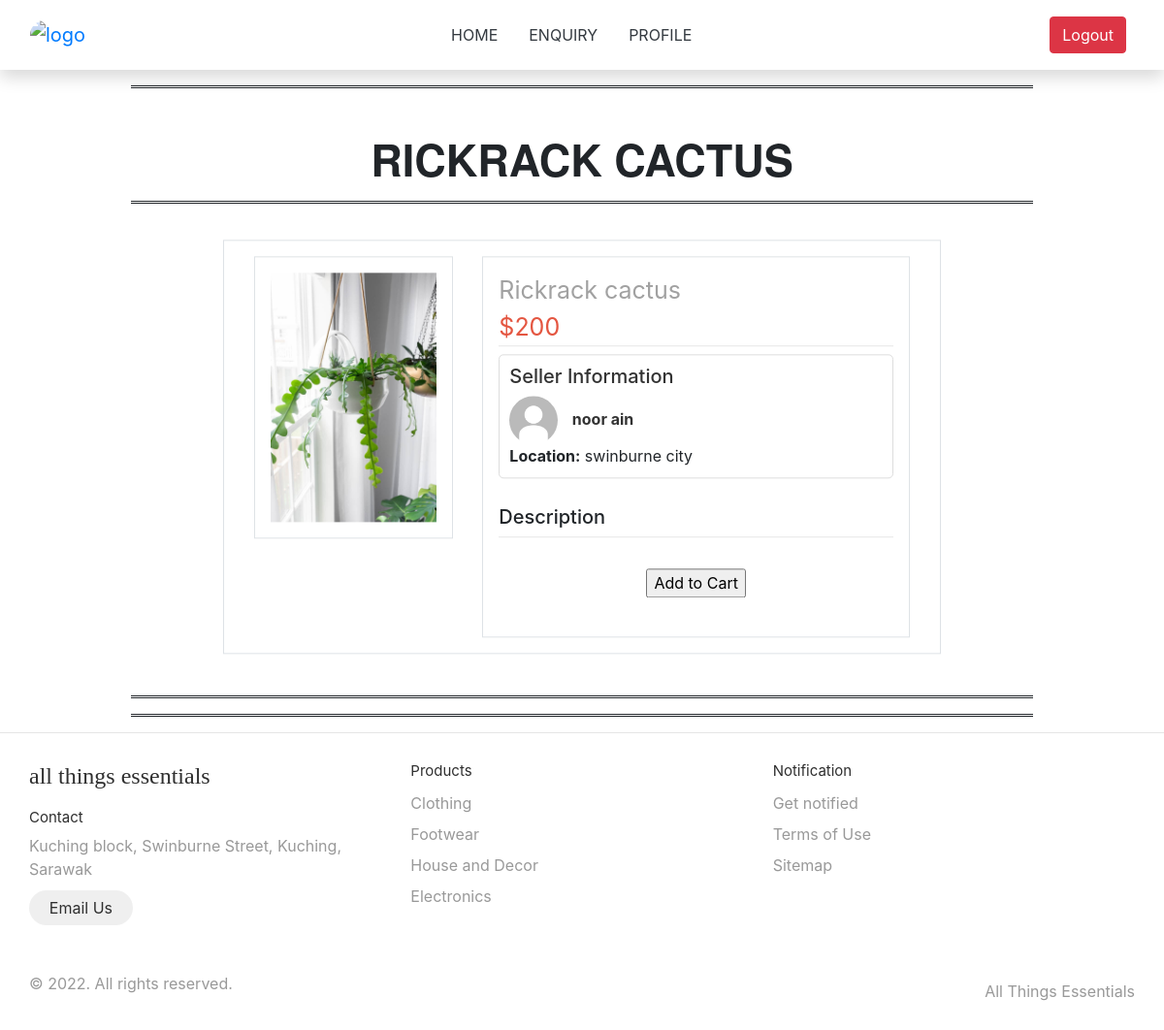
The page /Homepage/product_details.php?id=1 on the database its author committed.
### tables this page shows
CREATE TABLE `products` (
  `product_ID` int(255) NOT NULL,
  `product_image` varchar(255) NOT NULL,
  `product_desc` text NOT NULL,
  `product_qnt` bigint(20) NOT NULL,
  `product_name` varchar(255) NOT NULL,
  `product_price` varchar(255) NOT NULL,
  `category` varchar(55) NOT NULL,
  `seller_id` int(55) NOT NULL,
  `promoted` varchar(10) NOT NULL,
  `sold_quantity` int(10) NOT NULL,
  `promo_price` int(56) NOT NULL,
  `date` datetime DEFAULT current_timestamp()
);

CREATE TABLE `users` (
  `id` int(11) NOT NULL,
  `name` text NOT NULL,
  `first_name` text NOT NULL,
  `last_name` text NOT NULL,
  `username` text NOT NULL,
  `email` text NOT NULL,
  `role_type` int(11) NOT NULL DEFAULT 1,
  `phone_number` text NOT NULL,
  `dob` date NOT NULL,
  `password` text NOT NULL,
  `validation_key` text NOT NULL,
  `seller_location` text DEFAULT NULL,
  `registration_date` date NOT NULL,
  `is_active` int(11) NOT NULL,
  `otp` text NOT NULL,
  `pp` text NOT NULL DEFAULT 'avatar3.png',
  `country_code` varchar(10) DEFAULT NULL,
  `address` text DEFAULT NULL,
  `postcode` varchar(20) DEFAULT NULL
);

### Homepage/product_details.php (the view, shortened to what this page needs)
<!DOCTYPE html PUBLIC "-//W3C//DTD XHTML 1.0 Transitional//EN" "http://www.w3.org/TR/xhtml1/DTD/xhtml1-transitional.dtd">
<html xmlns="http://www.w3.org/1999/xhtml">
<head>
    <link rel="stylesheet" href="https://maxcdn.bootstrapcdn.com/bootstrap/4.4.1/css/bootstrap.min.css">
</head>
<body>
    <div class="">
        <br><br><br>
        <?php include("../include/navigation.php"); ?>
    </div>
    <?php
    include "../include/DBconn.php";
    $id = $_GET['id'];
    $product_query = 'SELECT products.*, users.first_name, users.last_name, users.pp, users.seller_location FROM products LEFT JOIN users ON products.seller_id = users.id WHERE products.product_ID="'.$id.'"';
    $product_result = mysqli_query($conn, $product_query);
    $product_details = mysqli_fetch_array($product_result);
    ?>
    <hr class="col-9 mx-auto" style="border-top: 3px double;">
    <h2 class="text-center" style=" font-size: 45px; font-family: 'Untitled Serif',Georgia,Moderat,Helvetica Neue,Helvetica,Arial,sans-serif; font-weight: 700; font-style: normal; text-rendering: optimizeLegibility; padding-top: 30px;"><?php echo strtoupper($product_details['product_name']); ?> </h2>
    <hr class="col-9 mx-auto" style="border-top: 3px double;">
    <div class="container">
        <div class="col-lg-8 border p-3 main-section bg-white">
            <div class="row m-0">
                <div class="col-lg-4 left-side-product-box pb-3">
                    <img src="../Homepage/Homepage_Images/<?php echo $product_details['product_image'];?>" class="border p-3">
                </div>
                <div class="col-lg-8">
                    <div class="right-side-pro-detail border p-3 m-0">
                        <div class="row">
                            <div class="col-lg-12">
                                <p class="m-0 p-0"><?php echo $product_details['product_name']; ?></p>
                            </div>
                            <div class="col-lg-12">
                                <p class="m-0 p-0 price-pro">$<?php echo $product_details['product_price']; ?></p>
                                <hr class="p-0 m-0">
                            </div>
                            <div class="col-lg-12 pt-2">
                                <div class="seller-info-box">
                                    <h5><a href="seller_details.php?id=<?php echo $product_details['seller_id']; ?>">Seller Information</a></h5>
                                    <div>
                                        <img src="../Homepage/Homepage_Images/<?php echo $product_details['pp']; ?>" alt="Seller Profile Picture" style="width:50px; height:50px;">
                                        <strong><a href="seller_details.php?id=<?php echo $product_details['seller_id']; ?>"><?php echo $product_details['first_name'] . " " . $product_details['last_name']; ?></a><br></strong>
                                        <strong>Location:</strong> <?php echo $product_details['seller_location']; ?>
                                    </div>
                                </div>
                            </div>
                            <div class="col-lg-12 pt-2">
                                <h5>Description</h5>
                                <hr class="m-0 pt-2 mt-2">
                            </div>
                        </div>
                        <div class="text-center my-4">
                            <form action="addToCart.php" method="post">
                                <input type="submit" value="Add to Cart">
                            </form>
                        </div>
                    </div>
                </div>
            </div>
        </div><br/><br/>
    </div>
    <hr class="col-9 mx-auto" style="border-top: 3px double;">
    <hr class="col-9 mx-auto" style="border-top: 3px double;">
    <?php include('../include/footer.php') ?>
</body>
</html>

### include/navigation.php (shortened to what this page needs)
<?php
echo
'<nav class="navbar navbar-expand-sm shadow fixed-top bg-white" >
        <div class="container-fluid">
            <a class="navbar-brand" href="#">
            <img src="../Homepage/Homepage_Images/logo1.jpg" alt="logo" style="width:90px;" class="rounded-pill">
            </a>
            <button class="navbar-toggler" type="button" data-bs-toggle="collapse" data-bs-target="#collapsibleNavbar">
            <span class="navbar-toggler-icon"></span>
            </button>
            <div class ="collapse navbar-collapse" id="navMenu">
                <ul class ="navbar-nav mx-auto text-end">
                    <li class ="nav-item px-2 py-2">
                        <a class ="nav-link text-uppercase text-dark" href="./../Homepage/Homepage.php">
                            Home
                        </a>
                    ';
                    echo'
                    <li class ="nav-item px-2 py-2">
                        <a class ="nav-link text-uppercase text-dark" href="./../Enquiry/Enquiry.php">
                            Enquiry
                        </a>
                    </li>
                    <li class ="nav-item px-2 py-2">
                        <a class ="nav-link text-uppercase text-dark" href="./../profile/home.php">
                            Profile
                        </a>
                    </li>
                </ul>';
                echo'
                <ul class="navbar-nav justify-content-end">
                    <li class="nav-item px-2 py-2">
                    <a href="./../LogINOUT/logout.php" class="btn btn-danger">Logout</a>
                    </li>
                </ul>
            </div>
        </div>
    </nav>';
?>

### include/footer.php (shortened to what this page needs)
<?php
    echo
    '<script src="https://code.jquery.com/jquery-3.3.1.slim.min.js"></script>
    <script src="https://cdn.jsdelivr.net/npm/popper.js@1.14.7/dist/umd/popper.min.js"></script>
    <script src="https://cdn.jsdelivr.net/npm/bootstrap@4.3.1/dist/js/bootstrap.min.js"></script>
<link rel="stylesheet" href="../style/Footer.css">
<footer class="footer">
  <div class="footer__addr">
    <h1 class="footer__logo">All Things Essentials</h1>
    <h2>Contact</h2>
    <address>
      Kuching block,
      Swinburne Street,
      Kuching, Sarawak <br>
      <a class="footer__btn" href="admin@admin.com">Email Us</a>
    </address>
  </div>
  <ul class="footer__nav">
    <li class="nav__item">
      <h2 class="nav__title">Products</h2>
      <ul class="nav__ul">
        <li>
          <a href="../Homepage/product.php">Clothing</a>
        </li>
        <li>
          <a href="../Homepage/product.php">Footwear</a>
        </li>
        <li>
          <a href="../Homepage/product.php">House and Decor</a>
        </li>
        <li>
          <a href="../Homepage/product.php">Electronics</a>
        </li>
     </ul>
    </li>
    <li class="nav__item">
      <h2 class="nav__title">Notification</h2>
      <ul class="nav__ul">
        <li>
          <a href="../notification/notification.php">Get notified</a>
        </li>
        <li>
          <a href="#">Terms of Use</a>
        </li>
        <li>
          <a href="#">Sitemap</a>
        </li>
      </ul>
    </li>
  </ul>
  <div class="legal">
    <p>&copy; 2022. All rights reserved.</p>
    <div class="legal__links">
      <span> All Things Essentials</span>
    </div>
  </div>
</footer>'
?>

### style/Footer.css (style rules this page uses)
.footer { display: flex; flex-flow: row wrap; padding: 30px 30px 20px 30px; color: #2f2f2f; background-color: #fff; border-top: 1px solid #e5e5e5; }
.footer > * { flex: 1 100%; }
.footer__addr { margin-right: 1.25em; margin-bottom: 2em; }
.footer__logo { font-family: 'Pacifico', cursive; font-weight: 400; text-transform: lowercase; font-size: 1.5rem; }
.footer__addr h2 { margin-top: 1.3em; font-size: 15px; font-weight: 400; }
.nav__title { font-weight: 400; font-size: 15px; }
.footer address { font-style: normal; color: #999; }
.footer__btn { display: flex; align-items: center; justify-content: center; height: 36px; max-width: max-content; background-color: rgb(33, 33, 33, 0.07); border-radius: 100px; color: #2f2f2f; line-height: 0; margin: 0.6em 0; font-size: 1rem; padding: 0 1.3em; }
.footer ul { list-style: none; padding-left: 0; }
.footer li { line-height: 2em; }
.footer a { text-decoration: none; }
.footer__nav { display: flex; flex-flow: row wrap; }
.footer__nav > * { flex: 1 50%; margin-right: 1.25em; }
.nav__ul a { color: #999; }
.legal { display: flex; flex-wrap: wrap; color: #999; }
.legal__links { display: flex; align-items: center; }
@media screen and (min-width: 24.375em) { .legal .legal__links { margin-left: auto; } }
@media screen and (min-width: 40.375em) { .footer__nav > * { flex: 1; } }
@media screen and (min-width: 40.375em) { .footer__addr { flex: 1 0px; } }
@media screen and (min-width: 40.375em) { .footer__nav { flex: 2 0px; } }

### Homepage/product_details.php (style rules this page uses)
body { font-family: 'Roboto Condensed', sans-serif; background-color: #f5f5f5; }
.main-section { position: absolute; left: 50%; right: 50%; transform: translate(-50%, 5%); }
.left-side-product-box img { width: 100%; }
.right-side-pro-detail p { font-size: 25px; color: #a1a1a1; }
.right-side-pro-detail .price-pro { color: #E45641; }
.seller-info-box { border: 1px solid #ddd; padding: 10px; border-radius: 5px; margin-bottom: 20px; }
.seller-info-box img { border-radius: 50%; margin-right: 10px; }
.seller-info-box a { text-decoration: none; color: #333; }

### rows shown on the page
products: product_name "RICKRACK CACTUS", product_image (picture), product_name "Rickrack cactus", product_price "200", users.pp (picture), users.first_name "noor", users.last_name "ain", users.seller_location "swinburne city"
